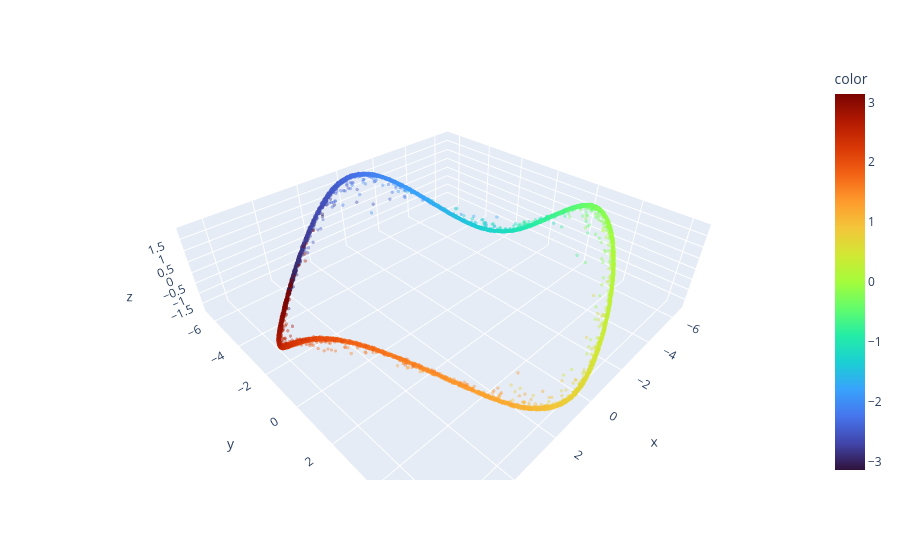

The cell this chart's notebook holds for it:
### Code cell
# let's get a uniform grid of points
d = data_gen.generate_data(64, disregard_n_samples=False) if dim == 2 else data_gen.generate_data(10000, disregard_n_samples=False)
X_train = d.positions + (torch.randn_like(d.positions) < 0) * 2 * np.pi - (torch.randn_like(d.positions) < 0) * 2 * np.pi
rep_only = False
with torch.no_grad():
    Y_train = rnn(d.data_base, truncate_output=rep_only)[:, -1, :]


xy = X_train
reps = Y_train
# reps += rnn.rnn.c.reshape(1, -1)
reps = reps - reps.mean(dim=0).detach()
# reps = F.normalize(reps, p=2, dim=1)

u, s, v = torch.svd(reps)

fig = plt.figure()
# Project to top 3 singular vectors
PCs_all = reps @ v[:, :]
b = 0
PCs = PCs_all[:, b:b + 3].cpu()

if manifold == "s":
    c = (torch.acos(torch.clamp(d.quats[:, 0],-1, 1))).cpu().numpy() * 2
    cx = d.quats[:, 1:]
    cx = (cx/cx.norm(dim = -1, keepdim=True)).cpu().numpy()
    fig1 = px.scatter_3d(x = PCs[:, 0].detach().numpy(), y = PCs[:, 1].detach().numpy(), z = PCs[:, 2].detach().numpy(), color = c
                        # set colorbar to viridis
                        , color_continuous_scale = "turbo", opacity=0.4,
                        # ,color_continuous_scale = "RdBu_r", opacity=0.4,  
                    )
    ptsize = 2
    fig1.update_traces(marker=dict(size=ptsize))

    red_dot_position = -((rnn_test.rnn.c + offset) @ v[:, b:b + 3]).cpu().detach()
    fig1.add_scatter3d(
        x=[red_dot_position[0]], 
        y=[red_dot_position[1]], 
        z=[red_dot_position[2]], 
        mode="markers", 
        marker=dict(size=10, color="red"), 
        name="Red Dot",
        showlegend=False
    )
    fig1.update_layout(coloraxis_colorbar=dict(title="theta"))

    fig1.show()
    labs = ["axis_x", "axis_y", "axis_z"]
    for i in range(3): 
        fign = px.scatter_3d(x = PCs[:, 0].detach().numpy(), y = PCs[:, 1].detach().numpy(), z = PCs[:, 2].detach().numpy(), color = cx[:, i]
                        # set colorbar to viridis
                        ,color_continuous_scale = "RdBu_r", opacity=0.4,  
                    )
        ptsize = 2
        fign.update_traces(marker=dict(size=ptsize))

        red_dot_position = -((rnn_test.rnn.c+offset) @ v[:, b:b + 3]).cpu().detach()
        fign.add_scatter3d(
            x=[red_dot_position[0]], 
            y=[red_dot_position[1]], 
            z=[red_dot_position[2]], 
            mode="markers", 
            marker=dict(size=10, color="red"), 
            name="Red Dot",
            showlegend=False
        )
        fign.update_layout(coloraxis_colorbar=dict(title=labs[i]))
        fign.show()
elif manifold == "custom":
    c = data.theta.cpu().numpy()
    fig1 = px.scatter_3d(x = PCs[:, 0].detach().numpy(), y = PCs[:, 1].detach().numpy(), z = PCs[:, 2].detach().numpy(), color = c
                        # set colorbar to viridis
                        , color_continuous_scale = "turbo", opacity=0.4,
                        # ,color_continuous_scale = "RdBu_r", opacity=0.4,  
                    )
    ptsize = 2
    fig1.update_traces(marker=dict(size=ptsize))

    red_dot_position = -((rnn_test.rnn.c + offset) @ v[:, b:b + 3]).cpu().detach()
    fig1.add_scatter3d(
        x=[red_dot_position[0]], 
        y=[red_dot_position[1]], 
        z=[red_dot_position[2]], 
        mode="markers", 
        marker=dict(size=10, color="red"), 
        name="Red Dot",
        showlegend=False
    )
    fig1.update_layout(coloraxis_colorbar=dict(title="theta"))

    fig1.show()

else: 
    c = xy.cpu()
    # c0 = abs(c[:, 0])
    c0 = c[:, 0]
    while max(c0)> np.pi or min(c0) < -np.pi:
        c0 = c0 + 2 * np.pi * (c0 < -np.pi) - 2 * np.pi * (c0 > np.pi)

    fig1 = px.scatter_3d(x = PCs[:, 0].detach().numpy(), y = PCs[:, 1].detach().numpy(), z = PCs[:, 2].detach().numpy(), color = c0
                        # set colorbar to viridis
                        ,color_continuous_scale = "turbo", opacity=0.4,  
                        )



    if dim == 2 or dim == 3: 
        c1 = c[:, 1]
        while max(c1)> np.pi or min(c1) < -np.pi:
            c1 = c1 + 2 * np.pi * (c1 < -np.pi) - 2 * np.pi * (c1 > np.pi)


        #jot a 3D plot by px
        fig2 = px.scatter_3d(x = PCs[:, 0].detach().numpy(), y = PCs[:, 1].detach().numpy(), z = PCs[:, 2].detach().numpy(), color = c1
                            # set colorbar to viridis
                            ,color_continuous_scale = "turbo", opacity=0.4
                            )
    if dim == 3: 
        c2 = c[:, 2]
        while max(c2)> np.pi or min(c2) < -np.pi:
            c2 = c2 + 2 * np.pi * (c2 < -np.pi) - 2 * np.pi * (c2 > np.pi)


        #jot a 3D plot by px
        fig3 = px.scatter_3d(x = PCs[:, 0].detach().numpy(), y = PCs[:, 1].detach().numpy(), z = PCs[:, 2].detach().numpy(), color = c2
                            # set colorbar to viridis
                            ,color_continuous_scale = "turbo", opacity=0.4
                            )
    ptsize = 2
    fig1.update_traces(marker=dict(size=ptsize))
    fig1.show()
    if dim == 2 or dim == 3:
        fig2.update_traces(marker=dict(size=ptsize))
        fig2.show()
    if dim == 3:
        fig3.update_traces(marker=dict(size=ptsize))
        fig3.show()

### Figure 1 — Plotly figure (JSON) as saved in the notebook; plotly's stock layout.template omitted (floating-point values rounded to 4 significant figures; data arrays with more than 128 entries replaced by an {"elided": "..."} marker saying what was removed)
{"data": [{"hovertemplate": "x=%{x}<br>y=%{y}<br>z=%{z}<br>color=%{marker.color}<extra></extra>", "legendgroup": "", "marker": {"color": {"elided": "10000 float values"}, "coloraxis": "coloraxis", "opacity": 0.4, "size": 2, "symbol": "circle"}, "mode": "markers", "name": "", "scene": "scene", "showlegend": false, "type": "scatter3d", "x": {"elided": "10000 float values"}, "y": {"elided": "10000 float values"}, "z": {"elided": "10000 float values"}}], "layout": {"coloraxis": {"colorbar": {"title": {"text": "color"}}, "colorscale": [[0, "#30123b"], [0.07143, "#4145ab"], [0.1429, "#4675ed"], [0.2143, "#39a2fc"], [0.2857, "#1bcfd4"], [0.3571, "#24eca6"], [0.4286, "#61fc6c"], [0.5, "#a4fc3b"], [0.5714, "#d1e834"], [0.6429, "#f3c63a"], [0.7143, "#fe9b2d"], [0.7857, "#f36315"], [0.8571, "#d93806"], [0.9286, "#b11901"], [1, "#7a0402"]]}, "legend": {"tracegroupgap": 0}, "margin": {"t": 60}, "scene": {"domain": {"x": [0, 1], "y": [0, 1]}, "xaxis": {"title": {"text": "x"}}, "yaxis": {"title": {"text": "y"}}, "zaxis": {"title": {"text": "z"}}}}}
